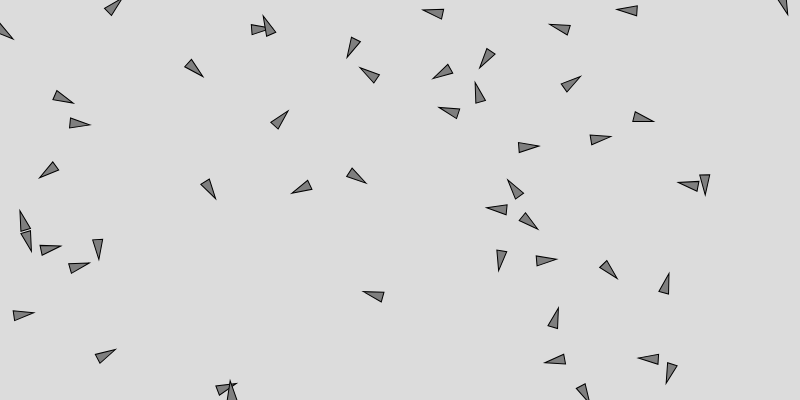
Frame 1 (no input)
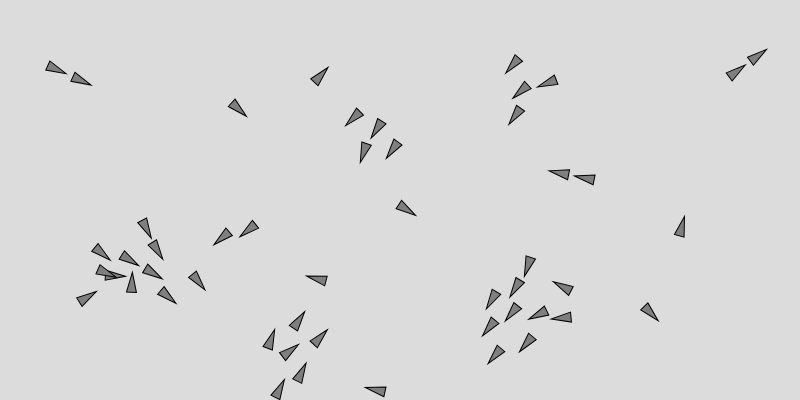
Frame 60 (no input)
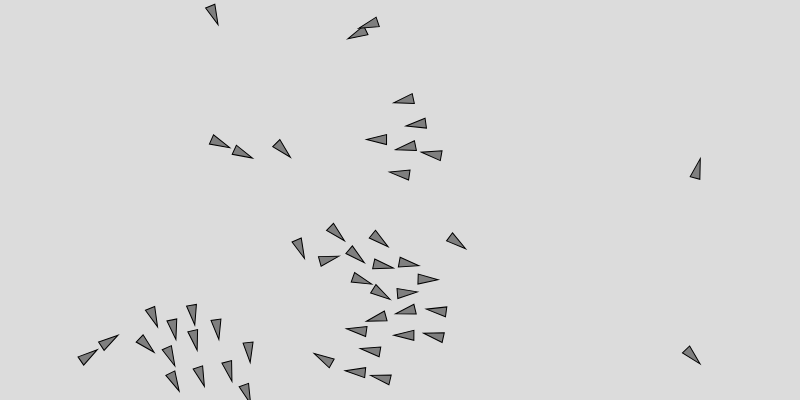
Frame 120 (the mouse pressed at the canvas centre since frame 60)

The p5.js sketch that drew these frames (run headless with seeded random() and noise() and a simulated clock; from frame 60 on, the mouse is pressed at the canvas centre):

// p5.js sketch
// ── sketch.js


let flock;
let boidsCount = 50

function setup() {
  createCanvas(800, 400);
  
  flock = new Flock(boidsCount);
  // flock.addBoids();

}

function draw() {
  background(220);
  
  
  flock.run();
}



//----------------------------------------------------------------------
class Flock{
  constructor(total){
    this.boids = [];
    this.total = total;
    this.addBoids();
  }
  
  addBoids(){
    for (let i = 0; i<this.total; i++){
      this.boids[i] = new Boid(random(width), random(height));
    }
  }
  
  run(){
    for (let boid of this.boids){
      boid.run(this.boids); 
    }
  }
  
  
  
}


//----------------------------------------------------------------------
class Boid{
  constructor(x, y, maxspeed, maxforce){
    this.position = createVector(x, y);
    this.velocity = p5.Vector.random2D();
    this.acceleration = createVector(0, 0);
    this.maxspeed = maxspeed || 3; // Set this.maxspeed to the value of ms, but if ms is falsy, use 4 instead
    this.maxforce = maxforce || 0.2;
    this.size = 5;
  }
  
  run(boids){
    this.applyBehaviors(boids);
    this.update();
    this.checkEdges();
    this.show();
  }
  
  update(){
    this.velocity.add(this.acceleration);
    this.velocity.limit(this.maxspeed);
    this.position.add(this.velocity);
    this.acceleration.mult(0);   
  }
  
  seek(target){
    let desire = p5.Vector.sub(target, this.position);
    // If the magnitude of desired equals 0, skip out of here
    // If the magnitude (length) of the desired vector is zero, then exit the seek() function immediately.
    if (desire.mag() === 0) return;
    desire.setMag(this.maxspeed);
    let steer = p5.Vector.sub(desire, this.velocity);
    steer.limit(this.maxforce);
    // this.applyForce(steer);
    return steer;
  }
  
  applyForce(force){
    this.acceleration.add(force);
    // console.log(this.acceleration.copy());
  }
  
  // three flocking behaviors: separation, alignment, cohesion
  applyBehaviors(boids){
    let separate = this.separate(boids);
    let alignment = this.align(boids);
    let cohesion = this.cohere(boids);
    
    // use perlin noise to adjust weights overtime
    // let noiseOffset = random(1000);
    // let separateWeight = map(noise(noiseOffset + frameCount*0.01), 0, 1, 0.5, 2);
    // let seekWeight = map(noise(noiseOffset + 999 + frameCount * 0.01), 0, 1, 0.5, 2);
    
    // or use sine wave
    // let idOffset = random(TWO_PI);
    // let seekWeight = map(sin(frameCount * 0.01 + idOffset), -1, 1, 0.5, 2);
    // let separateWeight = map(sin(frameCount * 0.015 + idOffset), -1, 1, 0.5, 2);
    // let cohesionWeight = map(sin(frameCount * 0.05 + idOffset), -1, 1, 0.5, 2);
    
    separate.mult(1.5);
    alignment.mult(0.5);
    cohesion.mult(0.5)
    
    this.applyForce(separate);
    this.applyForce(alignment);
    this.applyForce(cohesion);
  }
  
  
  
  separate(boids){
    // loop through the neighboring boids' list, find their distance to the current boid
    let distThreshold = this.size * 5; // how close is too close
    let summedDir = createVector();
    let count = 0;
    for (let other of boids){
      let dist = p5.Vector.dist(this.position, other.position);
      if (this !== other && dist < distThreshold){
        let dir = p5.Vector.sub(this.position, other.position);
        dir.normalize();
        dir.div(dist); // The closer it is, the more the boid should flee. The farther, the less. So the magnitude is set to be inversely proportional to the distance.
        summedDir.add(dir);
        count+=1;
      }
    }
    
    if (count > 0){
      summedDir.div(count);
      summedDir.setMag(this.maxspeed);
      // Implement Reynolds: Steering = Desired - Velocity
      let steer = p5.Vector.sub(summedDir, this.velocity);
      if (steer.mag() > 0) {
        steer.limit(this.maxforce);
      }
      // this.applyForce(steer);
      return steer;
    }else{
      return createVector();
    }
    
  }
  
  
  align(boids){
    let minThreshold = this.size*5;
    let maxThreshold = this.size * 10;
    let summedDir = createVector();
    let count = 0;
    for (let other of boids){
      let dist = p5.Vector.dist(other.position, this.position);
      if (this !== other && dist <= maxThreshold){
        summedDir.add(other.velocity);
        count ++;
      }
    }
    if (count>0){
      let avgDir = summedDir.div(count);
      avgDir.setMag(this.maxspeed);
      let steer = p5.Vector.sub(avgDir, this.velocity);
      steer.limit(this.maxforce);
      return steer;
    }else{
      return createVector();
    }
  }
  
  cohere(boids){
    let distThreshold = this.size * 10;
    let summedDir = createVector();
    let count = 0;
    for (let other of boids){
      let dist = p5.Vector.dist(this.position, other.position);
      if (this != other && dist < distThreshold){
        // let dir = p5.Vector.sub(other.position, this.position);
        // dir.setMag(dist/(this.size*3));
        // summedDir.add(dir);
        summedDir.add(other.position);
        count++;
      }
    }
    
    if (count>0){
//       summedDir.setMag(this.maxspeed);
//       let steer = p5.Vector.sub(summedDir, this.velocity);
//       // this.applyForce(steer);
//       return steer
      
      let avgPos = summedDir.div(count);
      return this.seek(avgPos); 
      
    }else{
      return createVector(0, 0);
    }
    
  }
  
  

  show(){
    fill(127);
    stroke(0);
    
    let angle = this.velocity.heading();
    
    push();
    translate(this.position.x, this.position.y);
    rotate(angle);
    beginShape();
    vertex(this.size *2, 0);
    vertex(-this.size*2 , -this.size);
    vertex(-this.size*2, this.size);
    endShape(CLOSE);
    pop();
  }
  
  checkEdges(){
    if(this.position.x+this.size >= width){
      this.position.x = this.size;
    }else if(this.position.x-this.size <= 0){
      this.position.x = width-this.size;
    }
    if (this.position.y + this.size >=height){
      this.position.y = this.size;
    }else if (this.position.y - this.size <= 0){
      this.position.y = height-this.size;       
    }
  }
  
  
}
